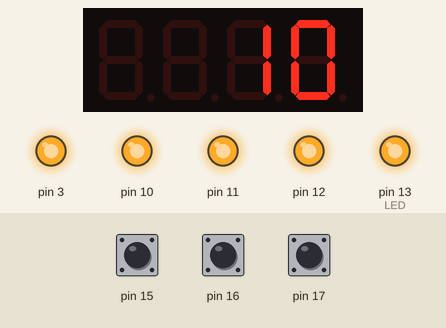
A sketch run on a simulated Arduino Uno, built with avr-gcc and run on an emulated ATmega328P. Shown: 4-digit seven-segment display, output pins drawn as LEDs (lit = HIGH). The test bench sets the inputs (shaded band); at power-on: pin 15 HIGH, pin 16 HIGH, pin 17 HIGH.

Above: at 2.1 s.
At 11.6 s:
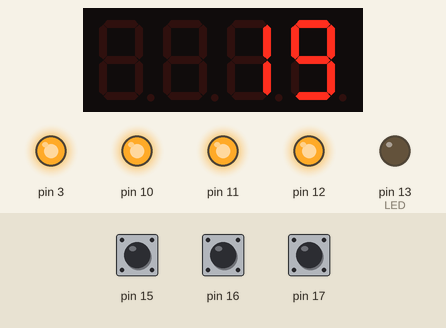
At 21.1 s:
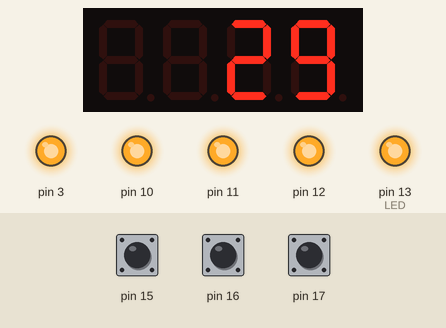
At 39.75 s:
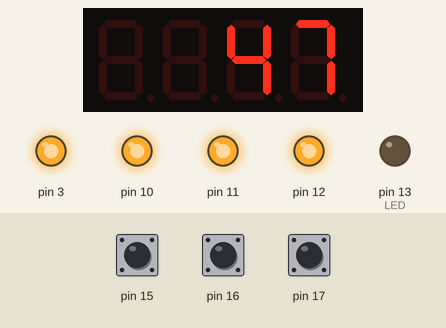
Timing chart, 0 to 40.0 s (numbered marks = the images above):
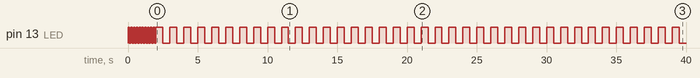

Measured:
- by itself, pin 13 (LED): goes 9 × (LOW 0.10 s, HIGH 0.10 s), LOW 0.10 s, 37 × (HIGH 0.50 s, LOW 0.50 s), HIGH 0.50 s, then LOW
- what the display in image 0 shows lasts 1.0 s, from 2.0 s to 3.0 s

The sketch:

sub_r.ino
```cpp
#include <TimerOne.h>
#include <MultiFuncShield.h>

const int LED = 13;
int Count = 0;

void setup() {
  pinMode(LED, OUTPUT);
  Timer1.initialize();
  MFS.initialize(&Timer1);
}

void loop() {
  if (Count < 10) {
    Blink(100);
  }

  else if(Count > 10 || Count < 20){
    Blink(500);
  }

  else{
    digitalWrite(LED, HIGH);
  }
}

void Blink(int t){
  digitalWrite(LED, HIGH);
  delay(t);
  digitalWrite(LED, LOW);
  delay(t);
  Count ++;
  MFS.write(Count);
}
```
